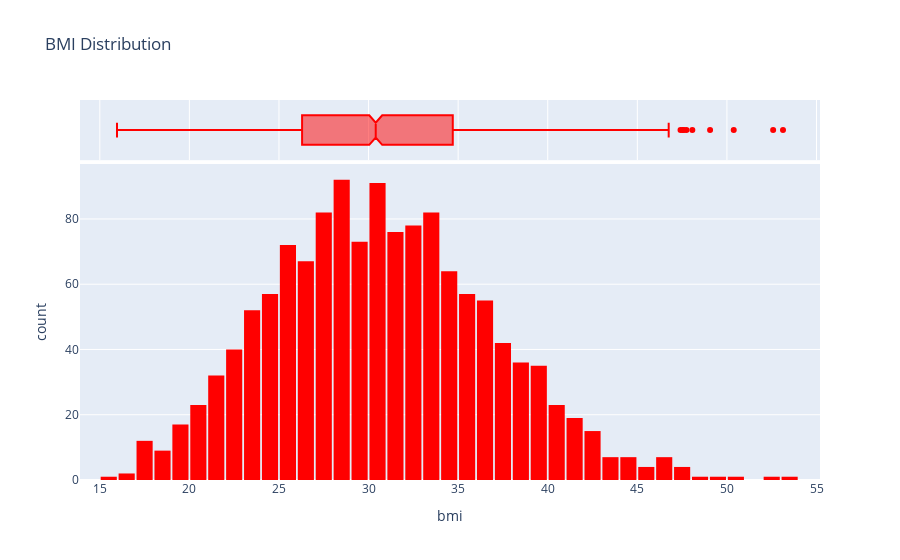

Notebook code for this chart:
### Markdown cell above
**BMI: Body Mass Index**

### Code cell
fig = px.histogram(medical_df,
                    x = 'bmi',
                    marginal='box',
                    title="BMI Distribution",
                    color_discrete_sequence=['red']
                    )
fig.update_layout(bargap=0.1)
fig.write_image("bmi_distribution.png")
fig.show()

### Figure 1 — Plotly figure (JSON) as saved in the notebook; plotly's stock layout.template omitted (floating-point values rounded to 4 significant figures; data arrays with more than 128 entries replaced by an {"elided": "..."} marker saying what was removed)
{"data": [{"bingroup": "x", "hovertemplate": "bmi=%{x}<br>count=%{y}<extra></extra>", "legendgroup": "", "marker": {"color": "red", "pattern": {"shape": ""}}, "name": "", "orientation": "v", "showlegend": false, "type": "histogram", "x": {"elided": "1338 float values"}, "xaxis": "x", "yaxis": "y"}, {"hovertemplate": "bmi=%{x}<extra></extra>", "legendgroup": "", "marker": {"color": "red"}, "name": "", "notched": true, "showlegend": false, "type": "box", "x": {"elided": "1338 float values"}, "xaxis": "x2", "yaxis": "y2"}], "layout": {"bargap": 0.1, "barmode": "relative", "legend": {"tracegroupgap": 0}, "title": {"text": "BMI Distribution"}, "xaxis": {"anchor": "y", "domain": [0, 1], "title": {"text": "bmi"}}, "xaxis2": {"anchor": "y2", "domain": [0, 1], "matches": "x", "showgrid": true, "showticklabels": false}, "yaxis": {"anchor": "x", "domain": [0, 0.8316], "title": {"text": "count"}}, "yaxis2": {"anchor": "x2", "domain": [0.8416, 1], "matches": "y2", "showgrid": false, "showline": false, "showticklabels": false, "ticks": ""}}}
